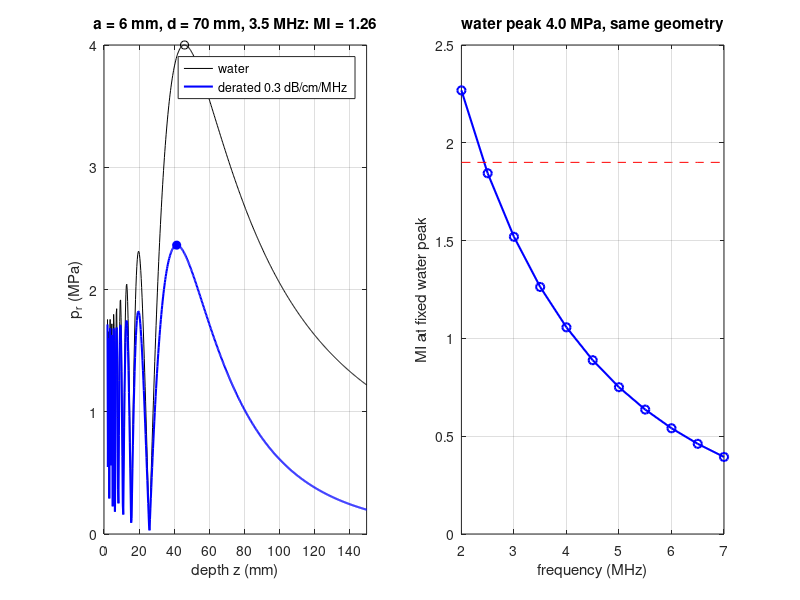

MATLAB code to generate this figure:
%% m22_derating_mi.m  -  Derating at 0.3 dB/cm/MHz, the depth z_MI, and the mechanical index
% Purpose : (1) print the derating factors for pressure (20 log) and intensity (10 log);
%           (2) compute the on-axis CW field of a focused circular piston in water by a
%               numerical Rayleigh ring sum, derate it, find the depth of the derated maximum
%               (z_MI) and the MI; (3) show how MI and z_MI move with frequency for the same
%               water peak pressure, and the water pressure that MI = 1.9 allows.
% Change  : f0 (MHz), a (mm), d (mm), p_water (MPa).
% Expect  : 3 MHz at 5 cm: 4.50 dB, p x 0.596, I x 0.355. For a = 6 mm, d = 70 mm, 3.5 MHz,
%           4 MPa water peak: water peak at 46.0 mm (focal shift), z_MI = 41.5 mm, MI = 1.26.
% Notes   : Linear CW model (one frequency), so p_r^2 is proportional to PII at every depth and
%           the IEC depth (max derated PII) equals the depth of the max derated p_r.
rng(1);
c = 1500;                 % m/s, water
%% 1. Derating table
fs = [2 3 3.5 5 7.5 10];  % MHz
zs = [2 5 10];            % cm
fprintf('Derating 0.3 dB/cm/MHz:  loss dB | pressure factor | intensity factor\n');
for f = fs
  for z = zs
    A = 0.3*f*z;
    fprintf('  f = %4.1f MHz, z = %4.1f cm: %5.2f dB | p x %.3f | I x %.3f\n', f, z, A, 10^(-A/20), 10^(-A/10));
  end
end
%% 2. Focused piston, on-axis field (ring sum of the Rayleigh integral)
f0 = 3.5;  a = 6;   d = 70;  p_water = 4.0;      % MHz, mm, mm, MPa
nr = 400; r = ((1:nr) - 0.5)/nr*a*1e-3;          % m, ring radii
dr = a*1e-3/nr;
z  = (2:0.25:150)*1e-3;                          % m, depth
onaxis = @(f) abs(sum(bsxfun(@times, exp(-1i*2*pi*f*1e6/c*(sqrt(bsxfun(@plus, z.^2, r'.^2)) - (sqrt(r'.^2 + (d*1e-3)^2) - d*1e-3)*ones(size(z)))) ./ sqrt(bsxfun(@plus, z.^2, r'.^2)), r'*dr), 1));
pw = onaxis(f0); pw = p_water*pw/max(pw);         % MPa, water
zcm = z*100;
p3 = pw.*10.^(-0.3*f0*zcm/20);                    % derated pressure
pii3 = p3.^2;                                     % proportional to derated PII
[~, iw] = max(pw); [~, im] = max(pii3);
MI = p3(im)/sqrt(f0);
fprintf('\nFocused piston a = %g mm, d = %g mm, f = %.1f MHz, water peak %.1f MPa\n', a, d, f0, p_water);
fprintf('  water peak at z = %.1f mm\n', z(iw)*1e3);
fprintf('  derated maximum (z_MI) at z = %.1f mm, loss there %.2f dB\n', z(im)*1e3, 0.3*f0*zcm(im));
fprintf('  p_r.3 = %.2f MPa, MI = %.2f\n', p3(im), MI);
fprintf('  (wrong) water peak derated at its own depth: MI = %.2f\n', pw(iw)*10^(-0.3*f0*zcm(iw)/20)/sqrt(f0));
%% 3. Same geometry and water peak at other frequencies
fl = 2:0.5:7; MIf = zeros(size(fl)); zMI = MIf; zW = MIf; pAllow = MIf;
for k = 1:numel(fl)
  q = onaxis(fl(k)); q = p_water*q/max(q);
  q3 = q.*10.^(-0.3*fl(k)*zcm/20);
  [~, j] = max(q3); [~, jw] = max(q);
  MIf(k) = q3(j)/sqrt(fl(k)); zMI(k) = z(j)*1e3; zW(k) = z(jw)*1e3;
  pAllow(k) = p_water*1.9/MIf(k);              % water peak that gives MI = 1.9 (linear scaling)
end
fprintf('\n  f (MHz) | water peak z (mm) | z_MI (mm) | MI at %.1f MPa water | water peak for MI 1.9 (MPa)\n', p_water);
for k = 1:2:numel(fl)
  fprintf('   %4.1f   |      %5.1f        |   %5.1f   |        %.2f          |        %.2f\n', fl(k), zW(k), zMI(k), MIf(k), pAllow(k));
end
fprintf('\nMI = 1.9 means p_r.3 = 1.9*sqrt(f): 3 MHz %.2f, 5 MHz %.2f, 7.5 MHz %.2f MPa\n', 1.9*sqrt(3), 1.9*sqrt(5), 1.9*sqrt(7.5));
%% Figures
figure('Position', [100 100 900 360]);
subplot(1,2,1);
plot(z*1e3, pw, 'k', z*1e3, p3, 'b', 'LineWidth', 1.5); hold on;
plot(z(iw)*1e3, pw(iw), 'ko', z(im)*1e3, p3(im), 'bo', 'MarkerFaceColor', 'b');
xlabel('depth z (mm)'); ylabel('p_r (MPa)'); legend('water', 'derated 0.3 dB/cm/MHz'); grid on; xlim([0 150]);
title(sprintf('a = %g mm, d = %g mm, %.1f MHz: MI = %.2f', a, d, f0, MI));
subplot(1,2,2);
plot(fl, MIf, 'b-o', 'LineWidth', 1.5); hold on; plot(fl, 1.9*ones(size(fl)), 'r--');
xlabel('frequency (MHz)'); ylabel('MI at fixed water peak'); grid on;
title(sprintf('water peak %.1f MPa, same geometry', p_water));
